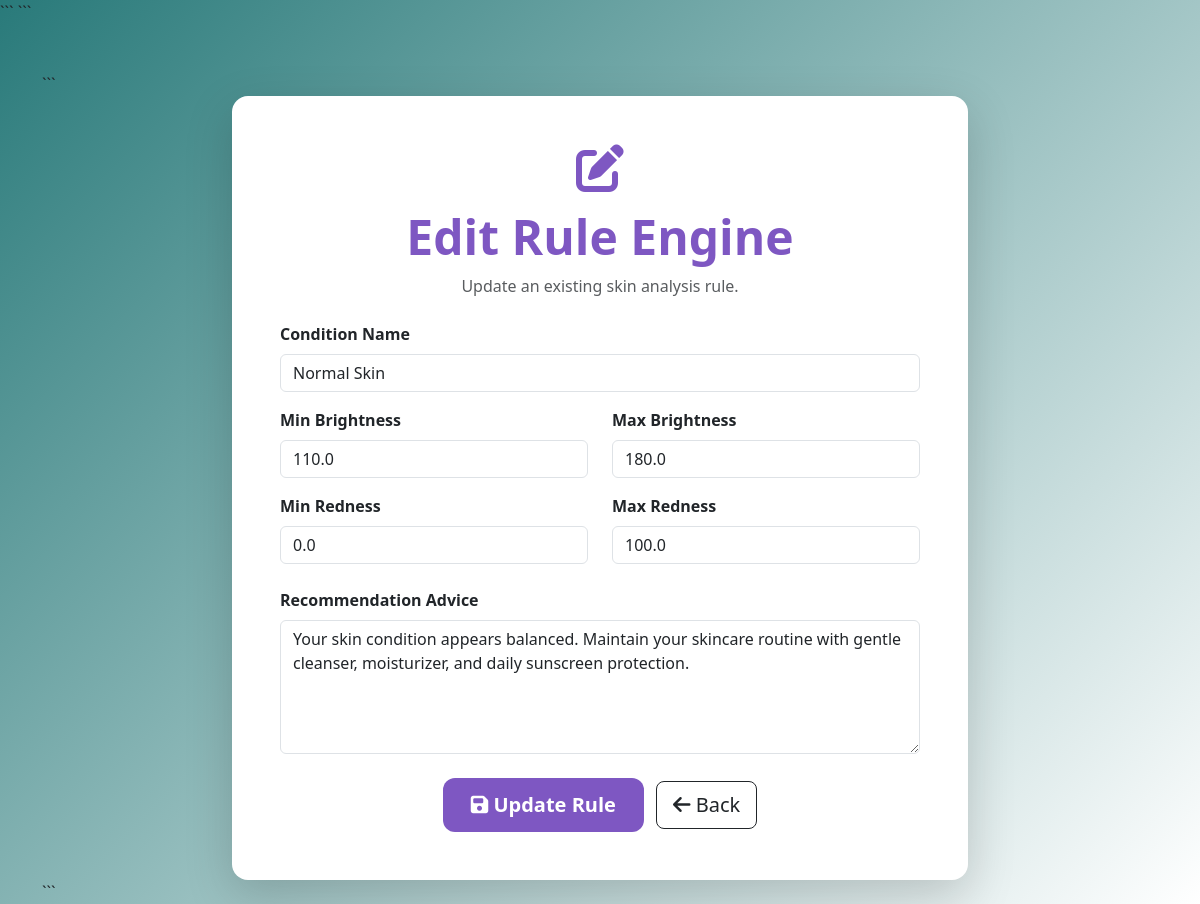
The page /worker/edit_rule/1 on the database its author committed.
### tables this page shows
CREATE TABLE rules (
    id INTEGER PRIMARY KEY AUTOINCREMENT,
    condition_name TEXT,
    min_brightness REAL,
    max_brightness REAL,
    min_redness REAL,
    max_redness REAL,
    advice TEXT
, min_texture REAL, max_texture REAL);

### app.py (the view)
@app.route('/worker/edit_rule/<int:id>')
def edit_rule_page(id):
    conn = get_db()
    rule = conn.execute(
        '''
        SELECT * FROM rules
        WHERE id = ?
        ''',
        (id,)
    ).fetchone()
    conn.close()
    return render_template(
        'edit_rule.html',
        rule=rule
    )

### app.py (called while the page is built)
def get_db():
    conn = sqlite3.connect("database.db")
    conn.row_factory = sqlite3.Row
    return conn

### templates/edit_rule.html (shortened to what this page needs)
<!DOCTYPE html>
<html>
<head>
<link href="https://cdn.jsdelivr.net/npm/bootstrap@5.3.3/dist/css/bootstrap.min.css"
      rel="stylesheet">
<link rel="stylesheet"
      href="https://cdnjs.cloudflare.com/ajax/libs/font-awesome/6.5.1/css/all.min.css">
<link rel="stylesheet"
      href="{{ url_for('static', filename='css/style.css') }}">
```
</head>
<body>
<div class="container mt-5">
```
<div class="row justify-content-center">
    <div class="col-lg-8">
        <div class="card shadow-lg border-0 rounded-4">
            <div class="card-body p-5">
                <div class="text-center mb-4">
                    <i class="fa-solid fa-pen-to-square fa-3x mb-3"
                       style="color:#7E57C2;">
                    </i>
                    <h1 class="rules-title">
                        Edit Rule Engine
                    </h1>
                    <p class="text-muted">
                        Update an existing skin analysis rule.
                    </p>
                </div>
                <form
                    method="POST"
                    action="/worker/update_rule/{{ rule['id'] }}"
                >
                    <div class="mb-3">
                        <label class="form-label fw-bold">
                            Condition Name
                        </label>
                        <input
                            type="text"
                            name="condition_name"
                            class="form-control"
                            value="{{ rule['condition_name'] }}"
                            required
                        >
                    </div>
                    <div class="row">
                        <div class="col-md-6">
                            <label class="form-label fw-bold">
                                Min Brightness
                            </label>
                            <input
                                type="number"
                                step="0.01"
                                name="min_brightness"
                                class="form-control"
                                value="{{ rule['min_brightness'] }}"
                                required
                            >
                        </div>
                        <div class="col-md-6">
                            <label class="form-label fw-bold">
                                Max Brightness
                            </label>
                            <input
                                type="number"
                                step="0.01"
                                name="max_brightness"
                                class="form-control"
                                value="{{ rule['max_brightness'] }}"
                                required
                            >
                        </div>
                    </div>
                    <div class="row mt-3">
                        <div class="col-md-6">
                            <label class="form-label fw-bold">
                                Min Redness
                            </label>
                            <input
                                type="number"
                                step="0.01"
                                name="min_redness"
                                class="form-control"
                                value="{{ rule['min_redness'] }}"
                                required
                            >
                        </div>
                        <div class="col-md-6">
                            <label class="form-label fw-bold">
                                Max Redness
                            </label>
                            <input
                                type="number"
                                step="0.01"
                                name="max_redness"
                                class="form-control"
                                value="{{ rule['max_redness'] }}"
                                required
                            >
                        </div>
                    </div>
                    <div class="mt-4">
                        <label class="form-label fw-bold">
                            Recommendation Advice
                        </label>
                        <textarea
                            name="advice"
                            class="form-control"
                            rows="5"
                            required
                        >{{ rule['advice'] }}</textarea>
                    </div>
                    <div class="text-center mt-4">
                        <button
                            type="submit"
                            class="btn btn-rule-add btn-lg me-2"
                        >
                            <i class="fa-solid fa-floppy-disk"></i>
                            Update Rule
                        </button>
                        <a href="/worker/rules"
                           class="btn btn-outline-dark btn-lg">
                            <i class="fa-solid fa-arrow-left"></i>
                            Back
                        </a>
                    </div>
                </form>
            </div>
        </div>
    </div>
</div>
```
</div>
</body>
</html>

### static/css/style.css (style rules this page uses)
:root { --watsons-primary:#008B8F; --watsons-dark:#006D70; --watsons-light:#EAF7F7; --watsons-accent:#E53E30; --watsons-white:#FFFFFF; }
body { background: linear-gradient( 135deg, #297a7a, #FFFFFF ); min-height:100vh; }
.rules-title { color:#7E57C2; font-weight:700; font-size:3rem; }
.btn-rule-add { background:linear-gradient( 135deg, #7E57C2, #9575CD ); color:white; border:none; border-radius:12px; padding:12px 28px; font-weight:600; }
.rules-title { color:#7E57C2; font-weight:700; }
.btn-rule-add { background:#7E57C2; color:white; border:none; }

### rows shown on the page
rules: condition_name "Normal Skin", min_brightness "110.0", max_brightness "180.0", min_redness "0.0", max_redness "100.0", advice "Your skin condition appears balanced. Maintain your skincare routine with gentle cleanser, moisturizer, and daily sunscreen protection."
